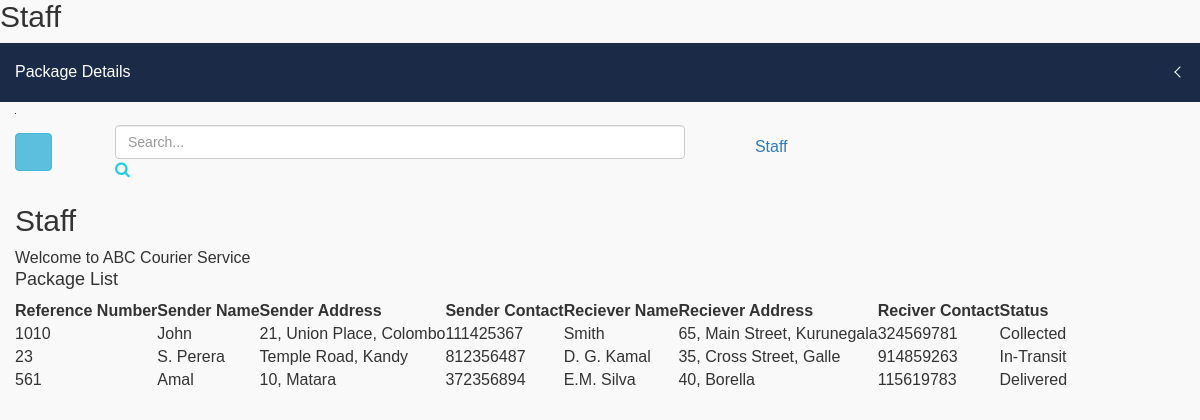
Screenshot of /admin/delivery_person.php with the database file from the repository.
### tables this page shows
CREATE TABLE `parcels` (
  `id` int(30) NOT NULL,
  `reference_number` varchar(100) NOT NULL,
  `sender_name` varchar(100) NOT NULL,
  `sender_address` varchar(100) NOT NULL,
  `sender_contact` int(20) NOT NULL,
  `recipient_name` varchar(100) NOT NULL,
  `recipient_address` varchar(200) NOT NULL,
  `recipient_contact` int(20) NOT NULL,
  `status` varchar(20) NOT NULL
);

### admin/delivery_person.php (the view, shortened to what this page needs)
<?php
    $db = mysqli_connect('localhost', 'root', '', 'cms');
    $query = "SELECT * FROM parcels";
    $result = mysqli_query($db, $query);
 ?>
<!doctype html>
<html class="no-js" lang="en">
<head>
    <link rel="stylesheet" href="css/bootstrap.min.css">
    <link rel="stylesheet" href="css/font-awesome.min.css">
    <link rel="stylesheet" href="css/nalika-icon.css">
    <link rel="stylesheet" href="css/owl.carousel.css">
    <link rel="stylesheet" href="css/owl.theme.css">
    <link rel="stylesheet" href="css/owl.transitions.css">
    <link rel="stylesheet" href="css/animate.css">
    <link rel="stylesheet" href="css/normalize.css">
    <link rel="stylesheet" href="css/meanmenu.min.css">
    <link rel="stylesheet" href="css/main.css">
    <link rel="stylesheet" href="css/morrisjs/morris.css">
    <link rel="stylesheet" href="css/scrollbar/jquery.mCustomScrollbar.min.css">
    <link rel="stylesheet" href="css/metisMenu/metisMenu.min.css">
    <link rel="stylesheet" href="css/metisMenu/metisMenu-vertical.css">
    <link rel="stylesheet" href="css/calendar/fullcalendar.min.css">
    <link rel="stylesheet" href="css/calendar/fullcalendar.print.min.css">
    <link rel="stylesheet" href="style.css">
    <link rel="stylesheet" href="css/responsive.css">
</head>
<body>
    <div class="left-sidebar-pro">
        <nav id="sidebar" class="">
            <div class="nalika-profile">
                <div class="profile-dtl">
                    <h2>Staff</h2>
                </div>
            </div>
            <div class="left-custom-menu-adp-wrap comment-scrollbar">
                <nav class="sidebar-nav left-sidebar-menu-pro">
                    <ul class="metismenu" id="menu1">
                        <li>
                            <a class="has-arrow" href="#" aria-expanded="false">
                            <span class="mini-click-non">Package Details</span></a>
                        </li>
                    </ul>
                </nav>
            </div>
        </nav>
    </div>
    <div class="all-content-wrapper">
        <div class="container-fluid">
            <div class="row">
                <div class="col-lg-12 col-md-12 col-sm-12 col-xs-12">
                    <div class="logo-pro">
                    </div>
                </div>
            </div>
        </div>
        <div class="header-advance-area">
            <div class="header-top-area">
                <div class="container-fluid">
                    <div class="row">
                        <div class="col-lg-12 col-md-12 col-sm-12 col-xs-12">
                            <div class="header-top-wraper">
                                <div class="row">
                                    <div class="col-lg-1 col-md-0 col-sm-1 col-xs-12">
                                        <div class="menu-switcher-pro">
                                            <button type="button" id="sidebarCollapse" class="btn bar-button-pro header-drl-controller-btn btn-info navbar-btn">
                                                    <i class="icon nalika-menu-task"></i>
                                                </button>
                                        </div>
                                    </div>
                                    <div class="col-lg-6 col-md-7 col-sm-6 col-xs-12">
                                        <div class="header-top-menu tabl-d-n">
                                            <div class="breadcome-heading">
                                                <form role="search" class="">
                                                    <input type="text" placeholder="Search..." class="form-control">
                                                    <a href=""><i class="fa fa-search"></i></a>
                                                </form>
                                            </div>
                                        </div>
                                    </div>
                                    <div class="col-lg-5 col-md-5 col-sm-12 col-xs-12">
                                        <div class="header-right-info">
                                            <ul class="nav navbar-nav mai-top-nav header-right-menu">
                                                <li class="nav-item" style="margin-right: 45px;">
                                                    <a href="#" data-toggle="dropdown" role="button" aria-expanded="false" class="nav-link dropdown-toggle">
                                                            <i class="icon nalika-user nalika-user-rounded header-riht-inf" aria-hidden="true"></i>
                                                            <span class="admin-name">Staff</span>
                                                            <i class="icon nalika-down-arrow nalika-angle-dw nalika-icon"></i>
                                                        </a>
                                                </li>
                                            </ul>
                                        </div>
                                    </div>
                                </div>
                            </div>
                        </div>
                    </div>
                </div>
            </div>
            <div class="breadcome-area">
                <div class="container-fluid">
                    <div class="row">
                        <div class="col-lg-12 col-md-12 col-sm-12 col-xs-12">
                            <div class="breadcome-list">
                                <div class="row">
                                    <div class="col-lg-6 col-md-6 col-sm-6 col-xs-6">
                                        <div class="breadcomb-wp">
                                            <div class="breadcomb-icon">
                                                <i class="icon nalika-home"></i>
                                            </div>
                                            <div class="breadcomb-ctn">
                                                <h2>Staff</h2>
                                                <p>Welcome to ABC Courier Service</p>
                                            </div>
                                        </div>
                                    </div>
                                </div>
                            </div>
                        </div>
                    </div>
                </div>
            </div>
        </div>
        <div class="product-status mg-b-30">
            <div class="container-fluid">
                <div class="row">
                    <div class="col-lg-12 col-md-12 col-sm-12 col-xs-12">
                        <div class="product-status-wrap">
                            <h4>Package List</h4>
                            <table>
                                <tr>
                                    <th>Reference Number</th>
                                    <th>Sender Name</th>
                                    <th>Sender Address</th>
                                    <th>Sender Contact</th>
                                    <th>Reciever Name</th>
                                    <th>Reciever Address</th>
                                    <th>Reciver Contact</th>
                                    <th>Status</th>
                                </tr>
                                <?php
                                while($rows=mysqli_fetch_assoc($result))
                                {
                            ?>
                            <tr>
                                <td><?php echo $rows['reference_number']; ?></td>
                                <td><?php echo $rows['sender_name']; ?></td>
                                <td><?php echo $rows['sender_address']; ?></td>
                                <td><?php echo $rows['sender_contact']; ?></td>
                                <td><?php echo $rows['recipient_name']; ?></td>
                                <td><?php echo $rows['recipient_address']; ?></td>
                                <td><?php echo $rows['recipient_contact']; ?></td>
                                <td><?php echo $rows['status']; ?></td>
                                </tr>
                            <?php
                                }
                            ?>
                            </table>
                        </div>
                    </div>
                </div>
            </div>
        </div>
        <div class="footer-copyright-area">
            <div class="container-fluid">
                <div class="row">
                    <div class="col-lg-12">
                    </div>
                </div>
            </div>
        </div>
    </div>
</body>
</html>

### admin/css/main.css (style rules this page uses)
html { color: #222; font-size: 1em; line-height: 1.4; }

### admin/Dashboard/css/metisMenu/metisMenu-vertical.css (style rules this page uses)
.sidebar-nav { background: #fff; }
.sidebar-nav ul { padding: 0; margin: 0; list-style: none; background: #1b2a47; }
.sidebar-nav .metismenu { background: #1b2a47; display: -webkit-box; display: -ms-flexbox; display: flex; -webkit-box-orient: vertical; -webkit-box-direction: normal; -ms-flex-direction: column; flex-direction: column; }
.sidebar-nav .metismenu li:first-child { margin-top: 5px; }
.sidebar-nav .metismenu li:last-child { margin-bottom: 5px; }
.sidebar-nav .metismenu > li { display: -webkit-box; display: -ms-flexbox; display: flex; -webkit-box-orient: vertical; -webkit-box-direction: normal; -ms-flex-direction: column; flex-direction: column; position: relative; }
.sidebar-nav .metismenu a { position: relative; display: block; padding: 13px 15px; color: #fff; outline-width: 0; transition: all .3s ease-out; font-size:16px; }

### rows the page displays
parcels: reference_number "1010", sender_name "John", sender_address "21, Union Place, Colombo", sender_contact "111425367", recipient_name "Smith", recipient_address "65, Main Street, Kurunegala", recipient_contact "324569781", status "Collected"
parcels: reference_number "23", sender_name "S. Perera", sender_address "Temple Road, Kandy", sender_contact "812356487", recipient_name "D. G. Kamal", recipient_address "35, Cross Street, Galle", recipient_contact "914859263", status "In-Transit"
parcels: reference_number "561", sender_name "Amal", sender_address "10, Matara", sender_contact "372356894", recipient_name "E.M. Silva", recipient_address "40, Borella", recipient_contact "115619783", status "Delivered"
